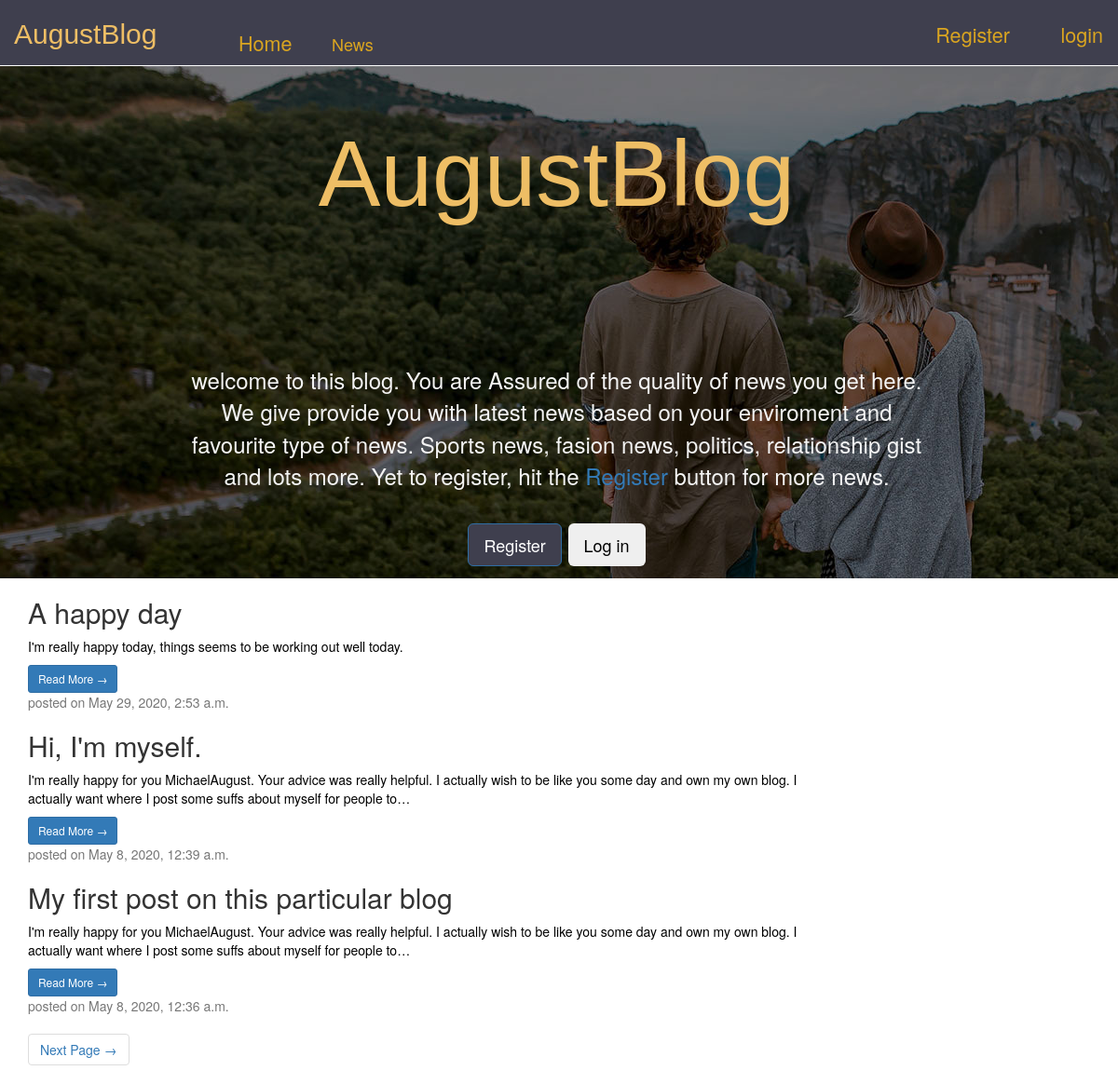
The page / on the database its author committed.
### accounts/models.py (models this page shows)
class Entry(models.Model):
    post_title = models.CharField(max_length=50)
    post_body = models.TextField()
    post_date = models.DateTimeField(auto_now_add=True)
    class Meta:
        verbose_name_plural = 'Entries'

### accounts/views.py (the view)
# urls.py: path('', Home.as_view(), name='home'),
class Home(ListView):
    model = Entry
    Template_name = 'accounts/miniblog.html'
    context_object_name = 'posts'
    ordering = ['-post_date']
    paginate_by = 3

### Templates/accounts/entry_list.html (shortened to what this page needs)
{% extends 'base.html' %}
{% block content %}
<div class="container-fluid">
    <div class="row" id="body">
        <div class="col-12 main">
            <main class="body welcome text-center">
                <h1 class="heading">AugustBlog</h1>
                <p class="text">welcome to this blog. You are Assured of the quality of news you get here. We give provide you with latest news based on
                    your enviroment and favourite type of news. Sports news, fasion news, politics, relationship gist and lots more. Yet to register, hit
                    the <a href="{% url 'register' %}">Register</a> button for more news.<br><br>
                    <a href="{% url 'register' %}"><button class="btn btn-primary btn-lg" id="reg">Register</button></a>
                    <a href="{% url 'login' %}"><button class="btn btn-lg btn-outline-secondary" style="color: black;">Log in</button></a>
                </p>
            </main>
        </div>
    </div>
</div>
<div class="container">
    <div class="row">
        <div class="col-xs-9">
            {% for post in posts %}
            <div class="card mb-4 mt-4">
                <div class="card-body">
                    <h2 class="card-title">{{ post.post_title}}</h2>
                    <p class="card-text" style="color:black">{{post.post_body | truncatechars:200 }}</p>
                    <a href="{% url 'login' %}" class="btn btn-primary btn-sm">Read More &rarr;</a>
                </div>
                <div class="card-footer text-muted">
                    posted on {{ post.post_date }}
                </div>
            </div>
            {% endfor %}
            {% if is_paginated %}
            <ul class="pagination justify-content-center mb-4">
                {% if page_obj.has_next %}
                <li class="page-item">
                    <a href="?page={{ page_obj.next_page_number }}" class="page-link"> Next Page &rarr;</a>
                </li>
                {% endif %}
            </ul>
            {% endif %}
        </div>
    </div>
</div>
{% endblock %}

### static/miniblog.css (style rules this page uses)
.heading { font-family: 'Trebuchet MS', 'Lucida Sans Unicode', 'Lucida Grande', 'Lucida Sans', Arial, sans-serif; font-size: 100; color: rgb(238, 190, 101); }
.text { font-size: x-large; }
.main { margin: 60px; }
#body { margin: 0px; margin-top: 1px; margin-left: -20px; margin-right: -15px; height: 550px; background-image: url("home.jpg"); }
.text { margin: 150; color: whitesmoke; }
#reg { background: rgb(63, 63, 78); }
p { color: whitesmoke; }

### rows shown on the page
Entry: post_title "A happy day", post_body "I'm really happy today, things seems to be working out well today.", post_date "May 29, 2020, 2:53 a.m."
Entry: post_title "Hi, I'm myself.", post_body "I'm really happy for you MichaelAugust. Your advice was really helpful. I actually wish to be like you some day and own my own blog. I actually want where I post some suffs about myself for people to…", post_date "May 8, 2020, 12:39 a.m."
Entry: post_title "My first post on this particular blog", post_body "I'm really happy for you MichaelAugust. Your advice was really helpful. I actually wish to be like you some day and own my own blog. I actually want where I post some suffs about myself for people to…", post_date "May 8, 2020, 12:36 a.m."
